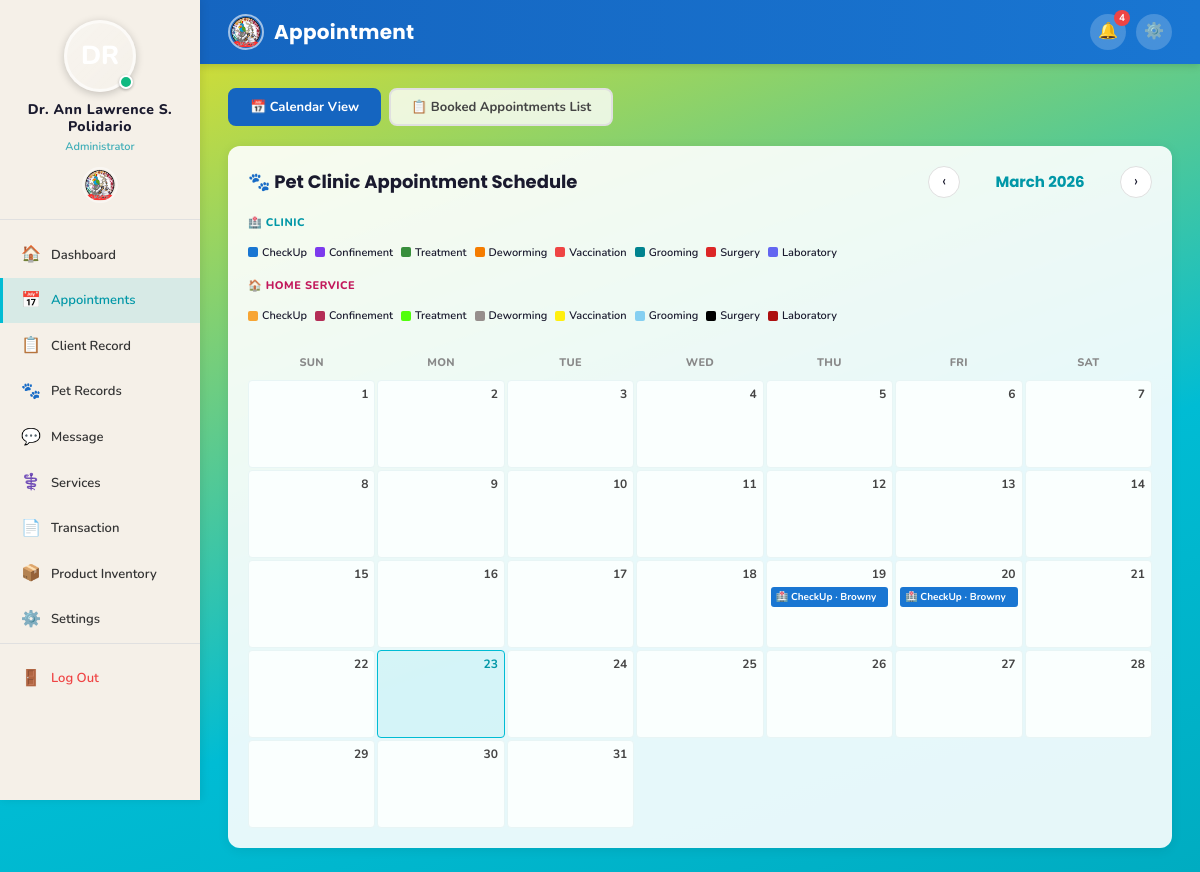
Page /admin/appointments.php (signed in) on the earlier database version.
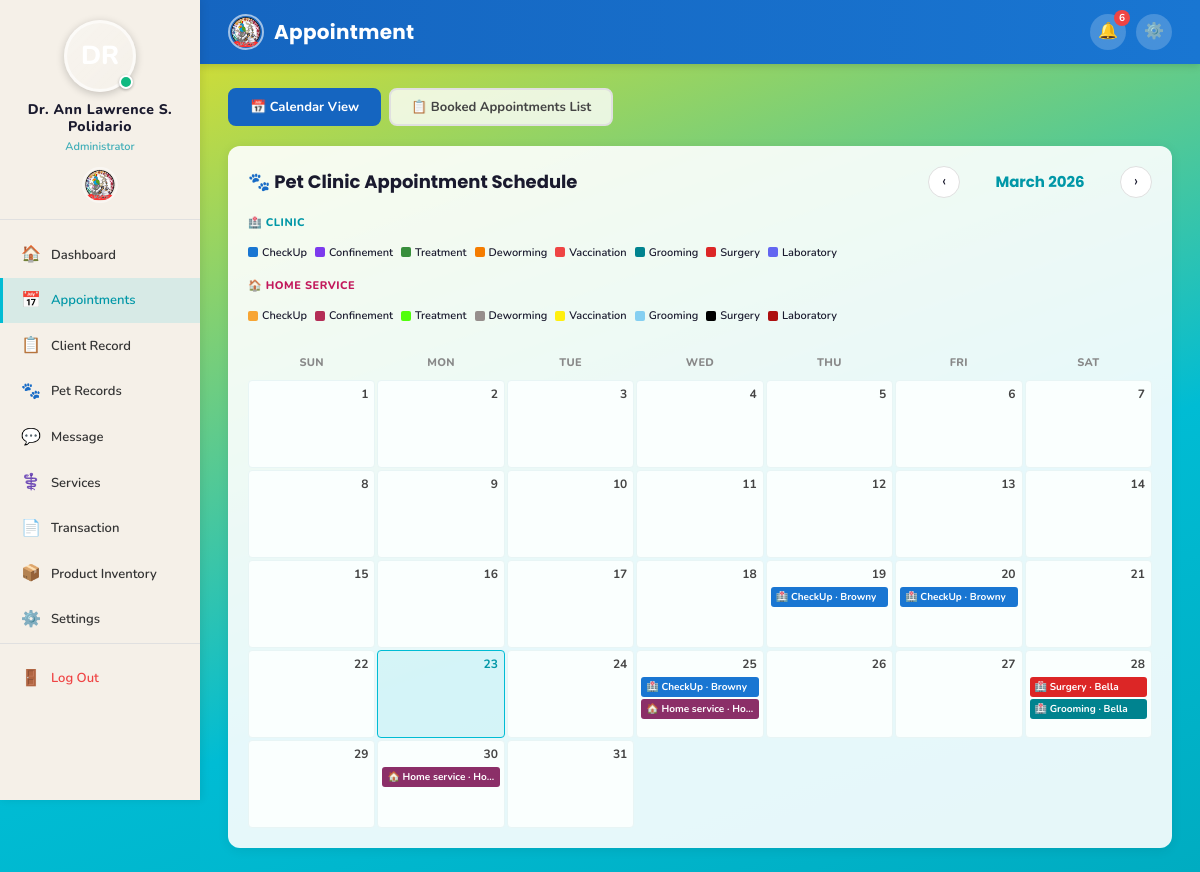
Same page on the later database version.
### tables this page shows
CREATE TABLE `appointments` (
  `id` int(11) NOT NULL,
  `user_id` int(11) NOT NULL,
  `pet_id` int(11) DEFAULT NULL,
  `service_id` int(11) DEFAULT NULL,
  `appointment_type` enum('clinic','home_service') DEFAULT 'clinic',
  `appointment_date` date NOT NULL,
  `appointment_time` time NOT NULL,
  `address` varchar(255) DEFAULT NULL,
  `contact` varchar(20) DEFAULT NULL,
  `status` enum('pending','confirmed','completed','cancelled') DEFAULT 'pending',
  `notes` text DEFAULT NULL,
  `created_at` timestamp NOT NULL DEFAULT current_timestamp(),
  `cancellation_reason` varchar(255) DEFAULT NULL
);

CREATE TABLE `services` (
  `id` int(11) NOT NULL,
  `name` varchar(150) NOT NULL,
  `description` text DEFAULT NULL,
  `price_min` decimal(10,2) DEFAULT 0.00,
  `price_max` decimal(10,2) DEFAULT 0.00,
  `category` varchar(100) DEFAULT NULL,
  `status` enum('available','not_available') DEFAULT 'available',
  `image` varchar(255) DEFAULT NULL,
  `created_at` timestamp NOT NULL DEFAULT current_timestamp()
);

CREATE TABLE `pets` (
  `id` int(11) NOT NULL,
  `user_id` int(11) NOT NULL,
  `name` varchar(100) NOT NULL,
  `species` enum('dog','cat','other') NOT NULL,
  `breed` varchar(100) DEFAULT NULL,
  `date_of_birth` date DEFAULT NULL,
  `age` varchar(20) DEFAULT NULL,
  `gender` enum('male','female') NOT NULL,
  `weight` decimal(5,2) DEFAULT NULL,
  `color` varchar(100) DEFAULT NULL,
  `photo` varchar(255) DEFAULT NULL,
  `status` enum('active','inactive') DEFAULT 'active',
  `created_at` timestamp NOT NULL DEFAULT current_timestamp()
);

### includes/db.php (called while the page is built, shortened)
<?php
function getRows($conn, $sql) {
    $result = mysqli_query($conn, $sql);
    $rows = [];
    if ($result && mysqli_num_rows($result) > 0) {
        while ($row = mysqli_fetch_assoc($result)) {
            $rows[] = $row;
        }
    }
    return $rows;
}
function getUnreadNotifications($conn, $user_id) {
    $user_id = (int)$user_id;
    $result = mysqli_query($conn, "SELECT COUNT(*) as cnt FROM notifications WHERE user_id = $user_id AND is_read = 0");
    $row = mysqli_fetch_assoc($result);
    return $row['cnt'] ?? 0;
}
?>

### admin/appointments.php (the view, shortened to what the changed rows need)
<?php
require_once '../includes/auth.php';
$month = isset($_GET['month']) ? (int)$_GET['month'] : (int)date('m');
$year  = isset($_GET['year'])  ? (int)$_GET['year']  : (int)date('Y');
$cal_appts = getRows($conn,
    "SELECT a.*, p.name AS pet_name, s.name AS svc_name, u.name AS owner_name
     FROM appointments a
     LEFT JOIN pets p     ON a.pet_id     = p.id
     LEFT JOIN services s ON a.service_id = s.id
     LEFT JOIN users u    ON a.user_id    = u.id
     WHERE MONTH(a.appointment_date)=$month
       AND YEAR(a.appointment_date)=$year
     ORDER BY a.appointment_date ASC, a.appointment_time ASC");
$cal_by_day = [];
foreach ($cal_appts as $ca) {
    $day = (int)date('j', strtotime($ca['appointment_date']));
    $cal_by_day[$day][] = $ca;
}
$svc_colors = [
    'CheckUp'      => '#1976d2',
    'Confinement'  => '#7c3aed',
    'Treatment'    => '#388e3c',
    'Deworming'    => '#f57c00',
    'Vaccination'  => '#ef4444',
    'Grooming'     => '#00838f',
    'Surgery'      => '#dc2626',
    'Laboratory'   => '#6366f1',
];
$home_svc_colors = [
    'CheckUp'      => '#f7a534',
    'Confinement'  => '#b42d56',
    'Treatment'    => '#51ff0c',
    'Deworming'    => '#968e8c',
    'Vaccination'  => '#ffef0e',
    'Grooming'     => '#85cff1',
    'Surgery'      => '#000000',
    'Laboratory'   => '#ad1010',
];
$db_services = getRows($conn, "SELECT name FROM services");
$svc_name_map = []; $home_svc_name_map = [];
foreach ($db_services as $sv) {
    $db_name = $sv['name'];
    $matched = false;
    foreach ($svc_colors as $key => $color) {
        if (strtolower($db_name) === strtolower($key)) { $svc_name_map[$db_name] = $color; $matched = true; break; }
    }
    if (!$matched) $svc_name_map[$db_name] = '#607d8b';
    $matched = false;
    foreach ($home_svc_colors as $key => $color) {
        if (strtolower($db_name) === strtolower($key)) { $home_svc_name_map[$db_name] = $color; $matched = true; break; }
    }
    if (!$matched) $home_svc_name_map[$db_name] = '#8b2f68';
}
$svc_colors = $svc_name_map;
$home_svc_colors = $home_svc_name_map;
$days_in_month = cal_days_in_month(CAL_GREGORIAN, $month, $year);
$first_dow     = (int)date('w', mktime(0,0,0,$month,1,$year));
?>
<!DOCTYPE html>
<html lang="en">
<head>
    <link rel="stylesheet" href="../assets/css/style.css">
</head>
<body>
<div class="app-wrapper">
    <?php include '../includes/sidebar_admin.php'; ?>
    <div class="main-content">
        <div class="topbar">
    <div class="topbar-actions">
        <a href="notifications.php" class="topbar-btn" title="Notifications">
            🔔
            <?php $unread_notif = getUnreadNotifications($conn, $_SESSION['user_id']); if ($unread_notif > 0): ?>
                <span class="badge-count"><?= $unread_notif ?></span>
            <?php endif; ?>
        </a>
    </div>
</div>
        <div class="page-body">
            <div id="view-calendar">
                <div class="calendar-wrap">
                    <div class="cal-legend">
    <div style="width:100%;font-size:11px;font-weight:800;color:var(--teal-dark);text-transform:uppercase;letter-spacing:0.5px;margin-bottom:4px;">🏥 Clinic</div>
    <?php foreach ($svc_colors as $svc => $color): if(strtolower($svc)==='home service') continue; ?>
        <div class="cal-legend-item">
            <div class="cal-legend-dot" style="background:<?= $color ?>"></div>
            <?= htmlspecialchars($svc) ?>
        </div>
    <?php endforeach; ?>
    <div style="width:100%;font-size:11px;font-weight:800;color:#c2185b;text-transform:uppercase;letter-spacing:0.5px;margin:8px 0 4px;">🏠 Home Service</div>
    <?php foreach ($home_svc_colors as $svc => $color): if(strtolower($svc)==='home service') continue; ?>
        <div class="cal-legend-item">
            <div class="cal-legend-dot" style="background:<?= $color ?>"></div>
            <?= htmlspecialchars($svc) ?>
        </div>
    <?php endforeach; ?>
</div>
                    <div class="cal-grid">
                        <?php foreach (['Sun','Mon','Tue','Wed','Thu','Fri','Sat'] as $dh): ?>
                            <div class="cal-day-header"><?= $dh ?></div>
                        <?php endforeach; ?>
                        <?php
                        $today_day = (int)date('j');
                        $today_m   = (int)date('m');
                        $today_y   = (int)date('Y');
                        for ($d = 1; $d <= $days_in_month; $d++):
                            $is_today = ($d === $today_day && $month === $today_m && $year === $today_y);
                            $events   = $cal_by_day[$d] ?? [];
                            $show_max = 5;
                        ?>
                            <div class="cal-cell <?= $is_today ? 'today' : '' ?>">
                                <div class="cal-day-num"><?= $d ?></div>
                                <?php foreach (array_slice($events, 0, $show_max) as $ev):
                                   $is_home = ($ev['appointment_type'] === 'home_service');
$ec = $is_home
    ? ($home_svc_colors[$ev['svc_name'] ?? ''] ?? '#8b2f68')
    : ($svc_colors[$ev['svc_name'] ?? ''] ?? '#607d8b');
                                    $label = $ev['svc_name'] ?: ucfirst(str_replace('_',' ',$ev['appointment_type']));
                                    $pet   = $ev['pet_name'] ?: ($ev['appointment_type'] === 'home_service' ? 'Home' : '?');
                                ?>
                                    <div class="cal-event"
                                         style="background:<?= $ec ?>;"
                                         onclick="openApptModal(<?= htmlspecialchars(json_encode($ev), ENT_QUOTES) ?>)"
                                         title="<?= htmlspecialchars($pet . ' — ' . $label) ?>">
                                       <?= $is_home ? '🏠' : '🏥' ?> <?= htmlspecialchars($label) ?> · <?= htmlspecialchars($pet) ?>
                                    </div>
                                <?php endforeach; ?>
                            </div>
                        <?php endfor; ?>
                        <?php
                        $total_cells = $first_dow + $days_in_month;
                        $trailing    = (7 - ($total_cells % 7)) % 7;
                        for ($t = 0; $t < $trailing; $t++): ?>
                            <div class="cal-cell empty"></div>
                        <?php endfor; ?>
                    </div>
                </div>
            </div>
        </div>
    </div>
</div>
</body>
</html>

### includes/sidebar_admin.php (shortened to what the changed rows need)
<?php
$current_page = basename($_SERVER['PHP_SELF']);
$nav_items = [
    ['Dashboard',         'dashboard.php',       '🏠'],
    ['Appointments',      'appointments.php',    '📅'],
    ['Client Record',     'client_records.php',  '📋'],
    ['Pet Records',       'pet_records.php',     '🐾'],
    ['Message',           'messages.php',        '💬'],
    ['Services',          'services.php',        '⚕️'],
    ['Transaction',       'transactions.php',    '📄'],
    ['Product Inventory', 'inventory.php',       '📦'],
    ['Settings',          'settings.php',        '⚙️'],
];
?>
<aside class="sidebar">
    <nav class="sidebar-nav">
        <?php foreach ($nav_items as $item): ?>
            <?php
                $is_active = ($current_page === $item[1]) ? 'active' : '';
            ?>
            <a href="<?= $item[1] ?>" class="<?= $is_active ?>">
                <span class="nav-icon"><?= $item[2] ?></span>
                <span><?= $item[0] ?></span>
            </a>
        <?php endforeach; ?>
    </nav>
</aside>

Differences in the rows shown:
added appointments: service.name "CheckUp", pet.name "Browny"
added appointments: label "Home service", pet "Ho…"
added appointments: service.name "Surgery", pet.name "Bella"
added appointments: service.name "Grooming", pet.name "Bella"
added appointments: label "Home service", pet "Ho…"
Other differences:
$unread_notif: "4" → "6"
